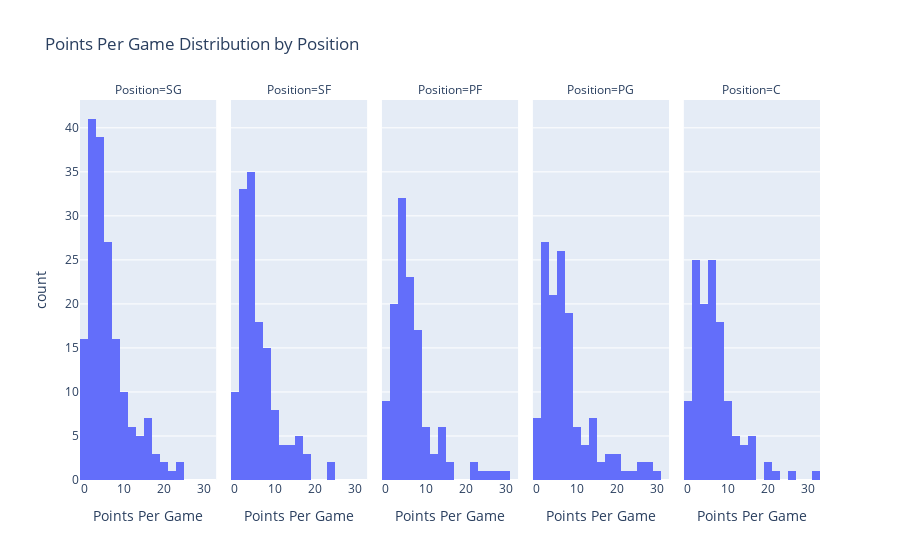

This figure's notebook cell:
### Markdown cell above
The histogram "Distribution of Points Per Game (PTS)" shows how spread out the entire NBA averages Points Per Game. It is skewed to the right as there are less players who score 15 or more than the mean which is about 5 PTS.

### Code cell
# Histogram of PTS by Position
# Filter just PTS and Pos columns
pts_pos = average_stats[['PTS', 'Pos']]

# Filter out players with multiple positions
position = ['PG', 'SG', 'SF', 'PF', 'C']
pts_pos = pts_pos[pts_pos['Pos'].isin(position)]

# Create histogram faceted by position
fig2 = px.histogram(pts_pos, x='PTS', facet_col='Pos', 
                   title='Points Per Game Distribution by Position',
                   labels={'PTS': 'Points Per Game', 'Pos': 'Position'},
                   opacity=1, nbins=20)

fig2.show()

### Figure 1 — Plotly figure (JSON) as saved in the notebook; plotly's stock layout.template omitted (floating-point values rounded to 4 significant figures; data arrays with more than 128 entries replaced by an {"elided": "..."} marker saying what was removed)
{"data": [{"alignmentgroup": "True", "bingroup": "x", "hovertemplate": "Position=SG<br>Points Per Game=%{x}<br>count=%{y}<extra></extra>", "legendgroup": "", "marker": {"color": "#636efa", "opacity": 1, "pattern": {"shape": ""}}, "name": "", "nbinsx": 20, "offsetgroup": "", "orientation": "v", "showlegend": false, "type": "histogram", "x": {"elided": "175 float values"}, "xaxis": "x", "yaxis": "y"}, {"alignmentgroup": "True", "bingroup": "x", "hovertemplate": "Position=SF<br>Points Per Game=%{x}<br>count=%{y}<extra></extra>", "legendgroup": "", "marker": {"color": "#636efa", "opacity": 1, "pattern": {"shape": ""}}, "name": "", "nbinsx": 20, "offsetgroup": "", "orientation": "v", "showlegend": false, "type": "histogram", "x": {"elided": "137 float values"}, "xaxis": "x2", "yaxis": "y2"}, {"alignmentgroup": "True", "bingroup": "x", "hovertemplate": "Position=PF<br>Points Per Game=%{x}<br>count=%{y}<extra></extra>", "legendgroup": "", "marker": {"color": "#636efa", "opacity": 1, "pattern": {"shape": ""}}, "name": "", "nbinsx": 20, "offsetgroup": "", "orientation": "v", "showlegend": false, "type": "histogram", "x": [13.7, 4, 3.8, 6.3, 1.9, 2.4, 3.6, 1.5, 4.7, 10.5, 2.8, 13.6, 13.4, 1.8, 5.5, 5.7, 5.4, 0, 2.6, 4.2, 5.6, 9, 7.9, 3.7, 6.4, 0.5, 0, 7.6, 3.8, 15.6, 4, 14.6, 5.5, 8.4, 29.9, 8.8, 0, 3.6, 14.9, 7.5, 1.1, 2.4, 7.6, 1.6, 3, 4.6, 7, 4.8, 13.2, 8.2, 6.9, 5, 4.6, 5.2, 3.8, 3.6, 0.5, 6.8, 3.9, 8.9, 11.3, 15.5, 5.9, 3.2, 3.7, 23.3, 2.2, 2.5, 5.4, 28.1, 2, 0.8, 9, 5.9, 1.3, 9.8, 4.8, 5.5, 4, 2.3, 0, 4.2, 1, 2.4, 4, 3, 6.6, 5.8, 7.7, 3, 3.3, 4.4, 3.4, 21.3, 22.3, 5.2, 9.6, 0.4, 1.1, 11.8, 6, 6.1, 1.1, 2.5, 8.2, 12.1, 0, 7.9, 5.4, 6, 3.7, 1.7, 9.6, 8.8, 7.3, 4.1, 5.8, 7.5, 7.9, 8.5, 3.7, 3.8, 4.6, 25.3], "xaxis": "x3", "yaxis": "y3"}, {"alignmentgroup": "True", "bingroup": "x", "hovertemplate": "Position=PG<br>Points Per Game=%{x}<br>count=%{y}<extra></extra>", "legendgroup": "", "marker": {"color": "#636efa", "opacity": 1, "pattern": {"shape": ""}}, "name": "", "nbinsx": 20, "offsetgroup": "", "orientation": "v", "showlegend": false, "type": "histogram", "x": {"elided": "132 float values"}, "xaxis": "x4", "yaxis": "y4"}, {"alignmentgroup": "True", "bingroup": "x", "hovertemplate": "Position=C<br>Points Per Game=%{x}<br>count=%{y}<extra></extra>", "legendgroup": "", "marker": {"color": "#636efa", "opacity": 1, "pattern": {"shape": ""}}, "name": "", "nbinsx": 20, "offsetgroup": "", "orientation": "v", "showlegend": false, "type": "histogram", "x": [10.7, 4.4, 15.2, 2.6, 2.6, 10.6, 0, 6.1, 19.4, 4.4, 3.9, 13.3, 3.8, 7, 4, 3.7, 16.5, 3.1, 12.4, 5.7, 1.5, 1.3, 4.4, 2.4, 7.5, 4.9, 8.9, 16.6, 8.8, 5.4, 5.6, 0, 7.4, 9.1, 6.6, 6.2, 1.5, 7.4, 0.8, 4.8, 5.1, 5.5, 5.2, 2.2, 8.1, 1.5, 6.3, 7.3, 10.4, 6.4, 5.4, 0, 11.8, 11.4, 9.6, 14, 0, 6.5, 2.8, 5, 5.5, 31.7, 2.4, 0, 15.3, 1.6, 5.4, 12.7, 2.2, 5.4, 6.2, 3.2, 13.2, 5.4, 2.8, 2.7, 5, 10.8, 1.4, 2.2, 8.8, 4, 5.3, 7.4, 6.8, 11.5, 8.1, 4.3, 2.7, 15.2, 1.3, 3.6, 2.8, 9.9, 26.1, 20.4, 0.6, 1.9, 4.4, 4.8, 8.2, 3.2, 2, 8.2, 5, 14.3, 7.1, 7.7, 1.8, 9, 3.8, 5.2, 4.7, 6, 8.5, 2.9, 3.5, 2.4, 21.4, 0.8, 8.6, 0, 2.2, 7.9, 10.2], "xaxis": "x5", "yaxis": "y5"}], "layout": {"annotations": [{"font": {}, "showarrow": false, "text": "Position=SG", "x": 0.092, "xanchor": "center", "xref": "paper", "y": 1, "yanchor": "bottom", "yref": "paper"}, {"font": {}, "showarrow": false, "text": "Position=SF", "x": 0.296, "xanchor": "center", "xref": "paper", "y": 1, "yanchor": "bottom", "yref": "paper"}, {"font": {}, "showarrow": false, "text": "Position=PF", "x": 0.5, "xanchor": "center", "xref": "paper", "y": 1, "yanchor": "bottom", "yref": "paper"}, {"font": {}, "showarrow": false, "text": "Position=PG", "x": 0.704, "xanchor": "center", "xref": "paper", "y": 1, "yanchor": "bottom", "yref": "paper"}, {"font": {}, "showarrow": false, "text": "Position=C", "x": 0.908, "xanchor": "center", "xref": "paper", "y": 1, "yanchor": "bottom", "yref": "paper"}], "barmode": "relative", "legend": {"tracegroupgap": 0}, "title": {"text": "Points Per Game Distribution by Position"}, "xaxis": {"anchor": "y", "domain": [0, 0.184], "title": {"text": "Points Per Game"}}, "xaxis2": {"anchor": "y2", "domain": [0.204, 0.388], "matches": "x", "title": {"text": "Points Per Game"}}, "xaxis3": {"anchor": "y3", "domain": [0.408, 0.592], "matches": "x", "title": {"text": "Points Per Game"}}, "xaxis4": {"anchor": "y4", "domain": [0.612, 0.796], "matches": "x", "title": {"text": "Points Per Game"}}, "xaxis5": {"anchor": "y5", "domain": [0.816, 1], "matches": "x", "title": {"text": "Points Per Game"}}, "yaxis": {"anchor": "x", "domain": [0, 1], "title": {"text": "count"}}, "yaxis2": {"anchor": "x2", "domain": [0, 1], "matches": "y", "showticklabels": false}, "yaxis3": {"anchor": "x3", "domain": [0, 1], "matches": "y", "showticklabels": false}, "yaxis4": {"anchor": "x4", "domain": [0, 1], "matches": "y", "showticklabels": false}, "yaxis5": {"anchor": "x5", "domain": [0, 1], "matches": "y", "showticklabels": false}}}
